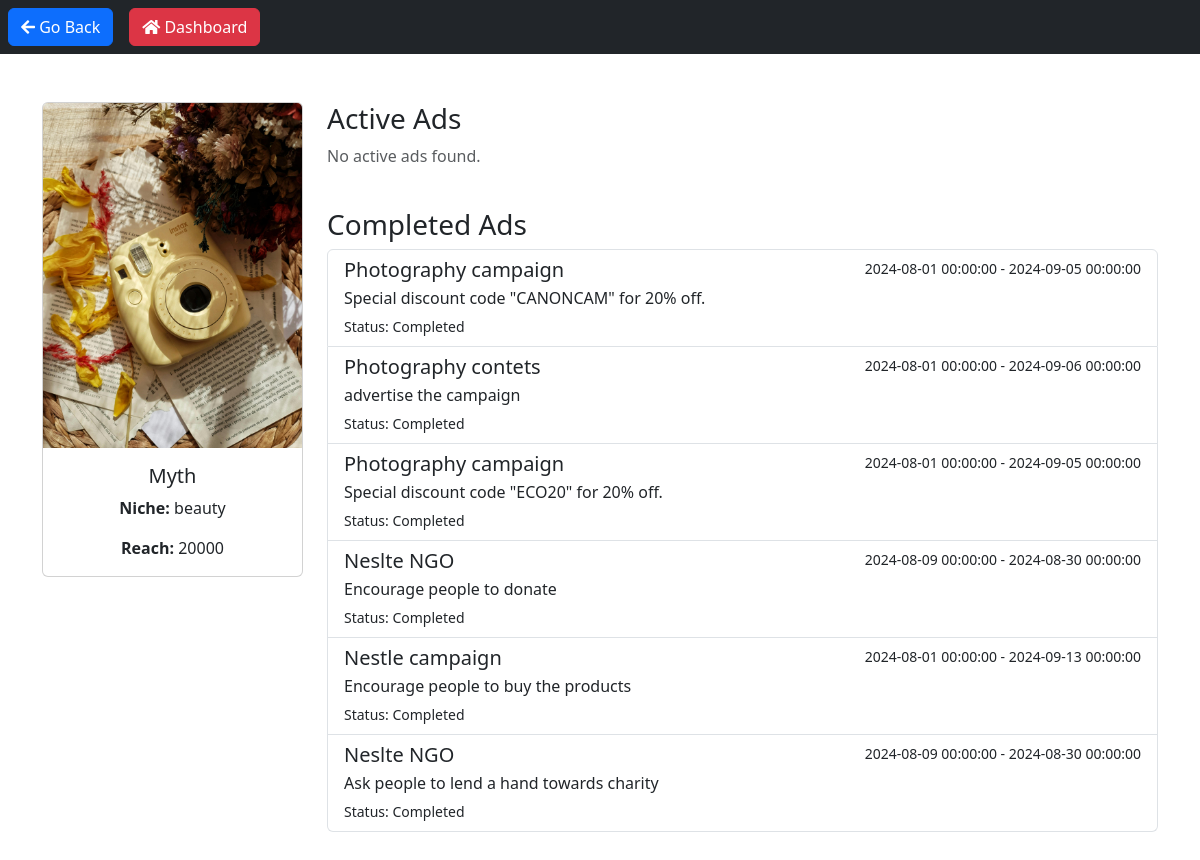
Page /view_influencer/1 (signed in) on the committed database.
### models.py (models this page shows, shortened)
class Influencer(db.Model):
    __tablename__ = "influencer"
    id = db.Column(db.Integer, primary_key=True)
    user_id = db.Column(db.Integer, db.ForeignKey('user.id'), nullable=False)
    name = db.Column(db.String(64), nullable=False)
    platform = db.Column(db.String(64), nullable=False)
    niche = db.Column(db.String(64), nullable=False)
    reach = db.Column(db.Integer, nullable=False)
    profile_picture = db.Column(db.String(128))
    campaigns = db.relationship('Campaign', secondary=influencer_campaign_association,
                                back_populates='associated_influencers')
    user = db.relationship('User', back_populates='influencers')
    ads = db.relationship('Ad', backref='influencer', lazy=True)

class Ad(db.Model):
    __tablename__ = 'ad'
    id = db.Column(db.Integer, primary_key=True)
    campaign_id = db.Column(db.Integer, db.ForeignKey('campaign.id'), nullable=False)
    influencer_id = db.Column(db.Integer, db.ForeignKey('influencer.id'), nullable=False)
    messages = db.Column(db.Text, nullable=False)
    requirements = db.Column(db.Text)
    payment_amount = db.Column(db.Float, nullable=False)
    status = db.Column(db.String(50), nullable=False, default='Pending')  # Pending, Accepted, Rejected
    created_at = db.Column(db.DateTime, default=datetime.utcnow)
    def __repr__(self):
        return f"Ad('{self.messages}', '{self.requirements}', '{self.payment_amount}', '{self.status}')"

class Campaign(db.Model):
    __tablename__ = "campaign"
    id = db.Column(db.Integer, primary_key=True)
    name = db.Column(db.String(64), nullable=False)
    date_created = db.Column(db.DateTime, nullable=False, default=datetime.utcnow)
    description = db.Column(db.String(84), nullable=False)
    start_date = db.Column(db.DateTime, nullable=False)
    end_date = db.Column(db.DateTime, nullable=False)
    budget = db.Column(db.Integer, nullable=False)
    visibility = db.Column(db.String(84), nullable=False)
    goals = db.Column(db.String(84), nullable=False)
    niche = db.Column(db.String(64), nullable=False)
    user_id = db.Column(db.Integer, db.ForeignKey('user.id'), nullable=False)
    associated_influencers = db.relationship('Influencer', secondary=influencer_campaign_association,
                                             back_populates='campaigns')
    ads = db.relationship('Ad', backref='campaign', lazy=True)
    user = db.relationship('User', backref='campaigns')

### main.py (the view)
@app.route('/view_influencer/<int:influencer_id>')
@login_required
def view_influencer(influencer_id):
    influencer = Influencer.query.get_or_404(influencer_id)
    active_ads = Ad.query.filter_by(influencer_id=influencer.id, status='Accepted').all()
    print(f"Active ads: {active_ads}")
    completed_ads = Ad.query.filter_by(influencer_id=influencer.id, status='Completed').all()
    print(f"Completed ads: {completed_ads}")
    return render_template('admin_view_influencer.html', influencer=influencer, active_ads=active_ads, completed_ads=completed_ads)

### main.py (called while the page is built)
@login_manager.user_loader
def load_user(user_id):
    return User.query.get(int(user_id))

### models.py (called while the page is built)
    @property
    def is_authenticated(self):
        return True

### templates/admin_view_influencer.html (shortened to what this page needs)
<!DOCTYPE html>
<html lang="en">
  <head>
    <link
      href="https://cdn.jsdelivr.net/npm/bootstrap@5.3.0/dist/css/bootstrap.min.css"
      rel="stylesheet"
    />
    <link
      href="https://cdnjs.cloudflare.com/ajax/libs/font-awesome/5.15.1/css/all.min.css"
      rel="stylesheet"
    />
  </head>
  <body>
    <nav class="navbar navbar-expand-lg navbar-dark bg-dark mb-4">
      <button class="btn btn-primary ms-2" onclick="history.back()">
        <i class="fas fa-arrow-left"></i> Go Back
      </button>
      <button
        class="btn btn-danger ml-3 ms-3"
        onclick="window.location.href='/admin_dashboard'"
      >
        <i class="fas fa-home"></i> Dashboard
      </button>
    </nav>
    <div class="container my-5">
      <div class="row">
        <div class="col-md-3">
          <div class="card">
            <img
              src="{{ url_for('static', filename='uploads/' + influencer.profile_picture) }}"
              class="card-img-top img-fluid"
              alt="Profile Picture"
            />
            <div class="card-body text-center">
              <h5 class="card-title">{{ influencer.name }}</h5>
              <p class="card-text">
                <strong>Niche:</strong> {{ influencer.niche }}
              </p>
              <p class="card-text">
                <strong>Reach:</strong> {{ influencer.reach }}
              </p>
            </div>
          </div>
        </div>
        <div class="col-md-9">
          <h3>Active Ads</h3>
          <div class="list-group mb-4">
            {% for ad in active_ads %}
            <a href="#" class="list-group-item list-group-item-action">
              <div class="d-flex w-100 justify-content-between">
                <h5 class="mb-1">{{ ad.campaign.name }}</h5>
                <small
                  >{{ ad.campaign.start_date }} - {{ ad.campaign.end_date
                  }}</small
                >
              </div>
              <p class="mb-1">{{ ad.messages }}</p>
              <small>Status: {{ ad.status }}</small>
            </a>
            {% else %}
            <p class="text-muted">No active ads found.</p>
            {% endfor %}
          </div>
          <h3>Completed Ads</h3>
          <div class="list-group mb-4">
            {% for ad in completed_ads %}
            <a href="#" class="list-group-item list-group-item-action">
              <div class="d-flex w-100 justify-content-between">
                <h5 class="mb-1">{{ ad.campaign.name }}</h5>
                <small
                  >{{ ad.campaign.start_date }} - {{ ad.campaign.end_date
                  }}</small
                >
              </div>
              <p class="mb-1">{{ ad.messages }}</p>
              <small>Status: {{ ad.status }}</small>
            </a>
            {% else %}
            <p class="text-muted">No completed ads found.</p>
            {% endfor %}
          </div>
        </div>
      </div>
    </div>
  </body>
</html>

### rows in the picture
Influencer: profile_picture (picture), name "Myth", niche "beauty", reach "20000"
Ad: campaign.name "Photography campaign", campaign.start_date "2024-08-01 00:00:00", campaign.end_date "2024-09-05 00:00:00", messages "Special discount code \"CANONCAM\" for 20% off.", status "Completed"
Ad: campaign.name "Photography contets", campaign.start_date "2024-08-01 00:00:00", campaign.end_date "2024-09-06 00:00:00", messages "advertise the campaign", status "Completed"
Ad: campaign.name "Photography campaign", campaign.start_date "2024-08-01 00:00:00", campaign.end_date "2024-09-05 00:00:00", messages "Special discount code \"ECO20\" for 20% off.", status "Completed"
Ad: campaign.name "Neslte NGO", campaign.start_date "2024-08-09 00:00:00", campaign.end_date "2024-08-30 00:00:00", messages "Encourage people to donate", status "Completed"
Ad: campaign.name "Nestle campaign", campaign.start_date "2024-08-01 00:00:00", campaign.end_date "2024-09-13 00:00:00", messages "Encourage people to buy the products", status "Completed"
Ad: campaign.name "Neslte NGO", campaign.start_date "2024-08-09 00:00:00", campaign.end_date "2024-08-30 00:00:00", messages "Ask people to lend a hand towards charity", status "Completed"
